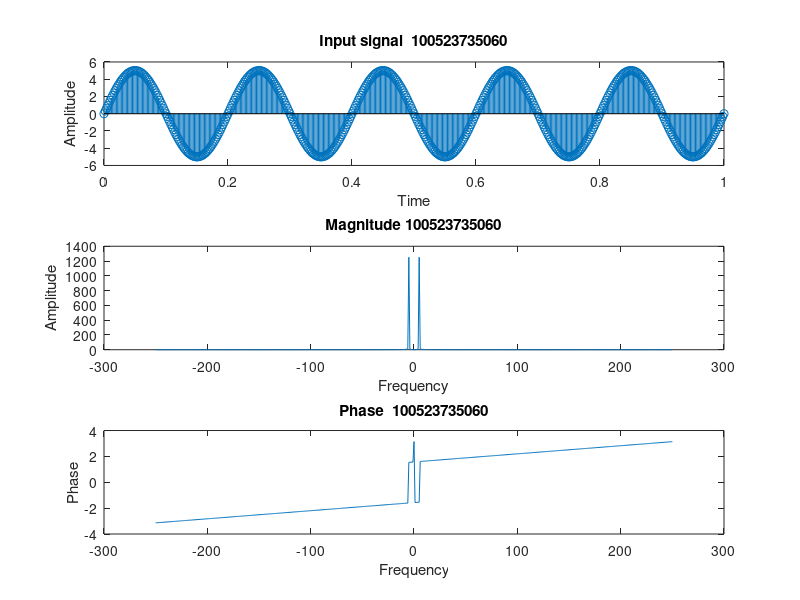

MATLAB code for this plot:
clc;
clear all;
close all;

f0=input('enter freq of input signal:');
a0=input('enter amplitude of input signal:');
n=input('enter no.of cycles:');

fs=100*f0;
t=0:1/fs:n/f0;
x=a0*sin(2*pi*f0*t);
figure;
subplot(311);
stem(t,x);
title('Input signal  100523735060')
xlabel('Time');
ylabel('Amplitude');

%*************Calculating the spectrum*************
Xk= fft(x);
Xkm= fftshift(Xk);

w=linspace(-fs/2,fs/2, length(Xk));

Xkm_mag= abs(Xkm);
Xkm_phase= angle(Xkm);

subplot(312);
plot(w, Xkm_mag);
title('Magnitude 100523735060')
xlabel('Frequency');
ylabel('Amplitude');

subplot(313);
plot(w,Xkm_phase);
title('Phase  100523735060')
xlabel('Frequency');
ylabel('Phase');
